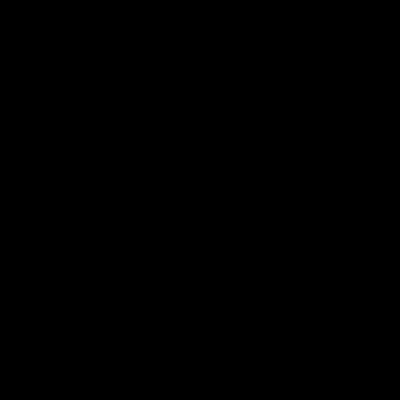
Frame 1 (no input)
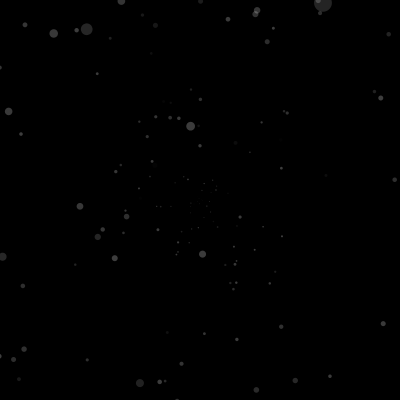
Frame 60 (the mouse pressed at the canvas centre just before this capture)
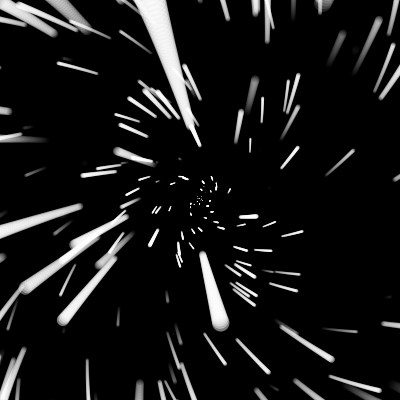
Frame 120 (the mouse held since frame 60 and released just before this capture)

The Processing sketch that drew these frames (run headless with seeded random() and noise(); from frame 60 on, the mouse is pressed at the canvas centre):

// Processing sketch: sketch_3456789098765
// ── sketch_3456789098765.pde
Particle[] p = new Particle[200];
int diagonal;

void setup() {
  for (int i = 0; i<p.length; i++) {
    p[i] = new Particle();
    p[i].o = random(1, random(1, width/p[i].n));
  }
  size(400, 400);
  diagonal = (int)sqrt(width*width + height * height)/2;
  background(0);
  noStroke();
  fill(255);
  frameRate(120);
}
float rotation = 0;
void draw() {

  if (!mousePressed)  {
    background(0);
  }

  translate(width/2, height/2);
  rotation-=0.002;
  rotate(rotation);

  for (int i = 0; i<p.length; i++) {
    p[i].draw();
    if (p[i].drawDist()>diagonal) {
      p[i] = new Particle();
    }
  }
}

class Particle {
  float n;
  float r;
  float o;
  int l;
  Particle() {
    l = 1;
    n = random(1, width/2);
    r = random(0, TWO_PI);
    o = random(1, random(1, width/n));
  }

  void draw() {
    l++;
    pushMatrix();
    rotate(r);
    translate(drawDist(), 0);
    fill(255, min(l, 255));
    ellipse(0, 0, width/o/8, width/o/8);
    popMatrix();

    o-=0.07;
  }
  float drawDist() {
    return atan(n/o)*width/HALF_PI;
  }
}
